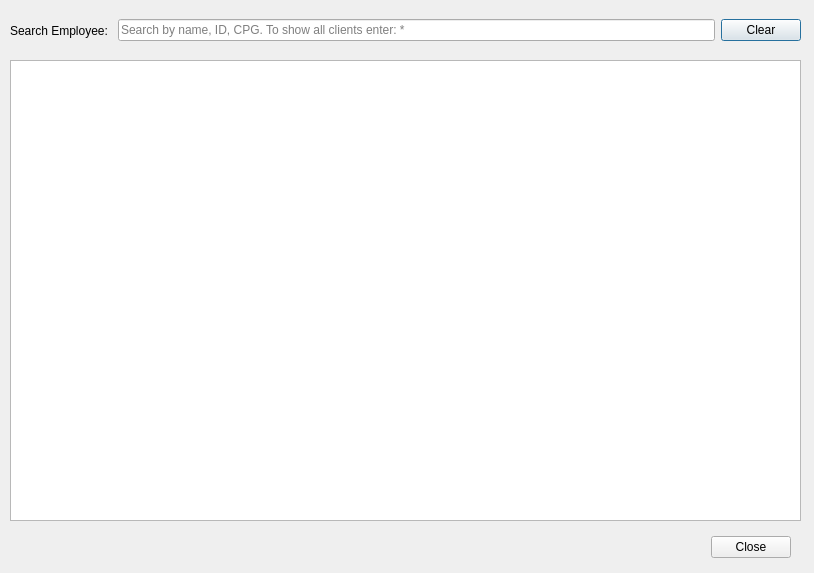
<?xml version="1.0" encoding="UTF-8"?>
<ui version="4.0">
 <class>Emplyee_List</class>
 <widget class="QDialog" name="Emplyee_List">
  <property name="geometry">
   <rect>
    <x>0</x>
    <y>0</y>
    <width>814</width>
    <height>573</height>
   </rect>
  </property>
  <property name="windowTitle">
   <string>Dialog</string>
  </property>
  <widget class="QTableView" name="tbl_Services_History">
   <property name="geometry">
    <rect>
     <x>10</x>
     <y>60</y>
     <width>791</width>
     <height>461</height>
    </rect>
   </property>
   <property name="sizePolicy">
    <sizepolicy hsizetype="Expanding" vsizetype="Expanding">
     <horstretch>0</horstretch>
     <verstretch>0</verstretch>
    </sizepolicy>
   </property>
   <property name="toolTip">
    <string/>
   </property>
   <property name="lineWidth">
    <number>0</number>
   </property>
   <property name="horizontalScrollBarPolicy">
    <enum>Qt::ScrollBarAsNeeded</enum>
   </property>
   <property name="sizeAdjustPolicy">
    <enum>QAbstractScrollArea::AdjustToContentsOnFirstShow</enum>
   </property>
   <property name="editTriggers">
    <set>QAbstractItemView::NoEditTriggers</set>
   </property>
   <property name="sortingEnabled">
    <bool>true</bool>
   </property>
   <attribute name="horizontalHeaderCascadingSectionResizes">
    <bool>true</bool>
   </attribute>
   <attribute name="verticalHeaderVisible">
    <bool>false</bool>
   </attribute>
   <attribute name="verticalHeaderCascadingSectionResizes">
    <bool>true</bool>
   </attribute>
  </widget>
  <widget class="QWidget" name="horizontalLayoutWidget">
   <property name="geometry">
    <rect>
     <x>10</x>
     <y>10</y>
     <width>791</width>
     <height>41</height>
    </rect>
   </property>
   <layout class="QHBoxLayout" name="horizontalLayout">
    <item>
     <widget class="QLabel" name="lbl_Search">
      <property name="text">
       <string>Search Employee: </string>
      </property>
     </widget>
    </item>
    <item>
     <widget class="QLineEdit" name="line_ID_or_CPG_or_Name">
      <property name="text">
       <string/>
      </property>
      <property name="maxLength">
       <number>30</number>
      </property>
      <property name="placeholderText">
       <string>Search by name, ID, CPG. To show all clients enter: *</string>
      </property>
     </widget>
    </item>
    <item>
     <widget class="QPushButton" name="Clear_Button">
      <property name="text">
       <string>Clear</string>
      </property>
      <property name="icon">
       <iconset resource="resources/images.qrc">
        <normaloff>:/emoticons/tux.png</normaloff>:/emoticons/tux.png</iconset>
      </property>
     </widget>
    </item>
   </layout>
  </widget>
  <widget class="QDialogButtonBox" name="buttonBox">
   <property name="geometry">
    <rect>
     <x>690</x>
     <y>530</y>
     <width>101</width>
     <height>34</height>
    </rect>
   </property>
   <property name="standardButtons">
    <set>QDialogButtonBox::Close</set>
   </property>
  </widget>
 </widget>
 <resources>
  <include location="resources/images.qrc"/>
 </resources>
 <connections/>
</ui>
